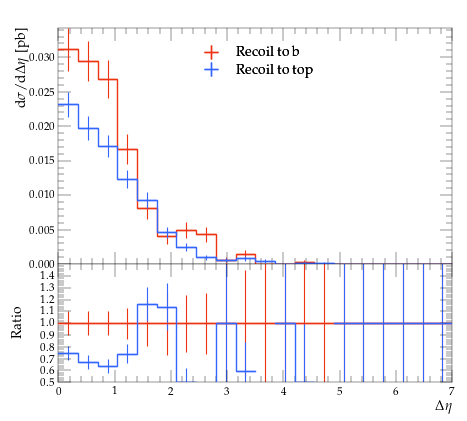

This figure's Python source:
#! /usr/bin/env python

# This Python script was auto-generated using YODA v2.0.2.
# Analysis object: /MC_TTBAR/onelep_jetb_1_l_deta
# Timestamp: 07-08-2026 (11:29:32)

import matplotlib as mpl
import matplotlib.pyplot as plt
mpl.use('Agg') # comment out for interactive use
import os
import numpy as np

plotDir = os.path.split(os.path.realpath(__file__))[0]
if 'YODA_USER_PLOT_PATH' in globals():
    plot_outdir = globals()['YODA_USER_PLOT_PATH']
else:
    plot_outdir = plotDir

#plot style
plt.style.use(os.path.join(plotDir, '../default.mplstyle'))
# plot metadata
figW, figH = plt.rcParams['figure.figsize']
ax_xLabel = r'$\Delta \eta$'
ax_yLabel = r'$\mathrm{d}\sigma/\mathrm{d}\Delta \eta$ [pb]'
ax_title  = r''
ax_xScale = 'linear'
ax_yScale = 'linear'
xLims = (0.0, 7.0)
yLims = (0.0, 0.034278343)

# TeX-friendly labels for the legend
labels = {
    'legend' : ([ r"Recoil to b", r"Recoil to top" ], r""),
}

# Adjust canvas width and height
canvasW = 10.0
canvasH = 9.0
figW *= canvasW/10.
figH *= canvasH/9.

# Create figure and axis objects
fig, (ax, ratio0_ax) = plt.subplots(2, 1, sharex=True,
                  figsize=(figW,figH), gridspec_kw={'height_ratios': (6.0, 3.0)})

# Set figure margins
plt.subplots_adjust(
    left   = 1.0 * plt.rcParams['figure.subplot.left'],
    right  = 1.0 * plt.rcParams['figure.subplot.right'],
    top    = 1.0 * plt.rcParams['figure.subplot.top'],
    bottom = 1.0 * plt.rcParams['figure.subplot.bottom'])

ratio0_ax.yaxis.set_major_locator(mpl.ticker.MultipleLocator(0.1))
ratio0_ax.set_ylim(0.5, 1.4999)
ratio0_ax.set_ylabel('Ratio')

# the numerical data is stored in a separate file
dataf = dict()
prefix = os.path.split(__file__)[0]
if prefix:    prefix = prefix + '/'
exec(open(prefix+'onelep_jetb_1_l_deta__data.py').read(), dataf)


legend_handles = dict() # keep track of handles for the legend

# style options for curves
# starts at zorder>=5 to draw curve on top of legend
styles = {
  'rec_b': {
    'color' : '#EE3311',
    'linestyle' : '-',
    'linewidth' : 1,
    'marker' : 'none',
    'markersize' : 2,
    'capsize' : 0.0,
    'zorder' : 5,
    'histstyle' : 1,
    'drawstyle' : 'steps-pre',
    'xerrorbars' : 1,
    'yerrorbars' : 1,
    'fillcolor' : None,
    'fillopacity' : 1.0,
    'ratio0_linestyle' : '-',
    'ratio0_linewidth' : 1,
    'ratio0_marker' : 'none',
    'ratio0_markersize' : 2,
    'ratio0_capsize' : 0.0,
    'ratio0_zorder' : 5,
    'ratio0_histstyle' : 1,
    'ratio0_drawstyle' : 'steps-pre',
    'ratio0_xerrorbars' : 1,
    'ratio0_yerrorbars' : 1,
  },
  'rec_t': {
    'color' : '#3366FF',
    'linestyle' : '-',
    'linewidth' : 1,
    'marker' : 'none',
    'markersize' : 2,
    'capsize' : 0.0,
    'zorder' : 6,
    'histstyle' : 1,
    'drawstyle' : 'steps-pre',
    'xerrorbars' : 1,
    'yerrorbars' : 1,
    'fillcolor' : None,
    'fillopacity' : 1.0,
    'ratio0_linestyle' : '-',
    'ratio0_linewidth' : 1,
    'ratio0_marker' : 'none',
    'ratio0_markersize' : 2,
    'ratio0_capsize' : 0.0,
    'ratio0_zorder' : 6,
    'ratio0_histstyle' : 1,
    'ratio0_drawstyle' : 'steps-pre',
    'ratio0_xerrorbars' : 1,
    'ratio0_yerrorbars' : 1,
  },
}

# curve from input yoda files in main panel
for label, yvals in dataf['yvals'].items():
    if all(np.isnan(v) for v in dataf['yvals'][label]):
        continue
    tmp = None
    if styles[label]['histstyle']: # draw as histogram
        xpos = dataf['xedges'][label] if styles[label]['drawstyle'] else dataf['xpoints'][label]
        ypos = np.insert(yvals, 0, yvals[0]) if styles[label]['drawstyle'] else yvals
        if styles[label]['fillcolor']: # fill area below curve
            ax.fill_between(xpos, ypos, step='pre',
                            color=styles[label]['fillcolor'],
                            alpha=styles[label]['fillopacity'])
        tmp, = ax.plot(xpos, ypos,
                       color=styles[label]['color'],
                       linestyle=styles[label]['linestyle'],
                       linewidth=styles[label]['linewidth'],
                       drawstyle=styles[label]['drawstyle'], solid_joinstyle='miter',
                       zorder=styles[label]['zorder'], label=label)
    tmp = ax.errorbar(dataf['xpoints'][label], yvals,
                      xerr=np.array(dataf['xerrs'][label])*styles[label]['xerrorbars'],
                      yerr=np.array(dataf['yerrs'][label])*styles[label]['yerrorbars'],
                      fmt=styles[label]['marker'], capsize=styles[label]['capsize'],
                      markersize=styles[label]['markersize'],
                      ecolor=styles[label]['color'],
                      color=styles[label]['color'], zorder=styles[label]['zorder'])
    tmp[-1][0].set_linestyle(styles[label]['linestyle'])
    tmp[-1][0].set_linewidth(styles[label]['linewidth'])
    if label in dataf['add_legend_handle']:  legend_handles[label] = tmp
    for varLabel in dataf['variation_yvals'].keys():
        if varLabel.startswith(label):
            tmp, = ax.plot(dataf['xedges'][label], dataf['variation_yvals'][varLabel],
                           color=styles[label]['color'],
                           linestyle=styles[label]['linestyle'],
                           linewidth=styles[label]['linewidth'],
                           drawstyle='steps-pre', solid_joinstyle='miter',
                           zorder=styles[label]['zorder'], alpha=0.5)


# plots on ratio panel
# curve from input yoda files in ratio panel
for label, yvals in dataf['ratio0_yvals'].items():
    if all(np.isnan(v) for v in yvals):
        continue
    if styles[label]['ratio0_histstyle']: # plot as histogram
        xpos = dataf['xedges']['rec_b'] if styles[label]['ratio0_drawstyle'] else dataf['xpoints']['rec_b']
        ypos = np.insert(yvals, 0, yvals[0]) if styles[label]['ratio0_drawstyle'] else yvals
        ratio0_ax.plot(xpos, ypos,
                       color=styles[label]['color'],
                       linewidth=styles[label]['linewidth'],
                       linestyle=styles[label]['ratio0_linestyle'],
                       drawstyle=styles[label]['ratio0_drawstyle'], zorder=styles[label]['zorder'],
                       solid_joinstyle='miter')
    tmp = ratio0_ax.errorbar(dataf['xpoints']['rec_b'], yvals,
                             xerr=np.array(dataf['ref_xerrs'])*styles[label]['ratio0_xerrorbars'],
                             yerr=np.array(dataf['ratio0_yerrs'][label])*styles[label]['ratio0_yerrorbars'],
                             fmt=styles[label]['ratio0_marker'], capsize=styles[label]['ratio0_capsize'],
                             markersize=styles[label]['ratio0_markersize'],
                             ecolor=styles[label]['color'],
                             color=styles[label]['color'])
    tmp[-1][0].set_linestyle(styles[label]['ratio0_linestyle'])
    tmp[-1][0].set_linewidth(styles[label]['ratio0_linewidth'])

    for varlabel in dataf['ratio0_variation_vals'].keys():
        if varlabel.startswith(label):
            ratio0_ax.plot(dataf['xedges']['rec_b'],
                            dataf['ratio0_variation_vals'][varlabel],
                            color=styles[label]['color'],
                            linestyle=styles[label]['linestyle'],
                            linewidth=styles[label]['linewidth'],
                            drawstyle='steps-pre', solid_joinstyle='miter',
                            zorder=1, alpha=0.5)

legend_items = list(legend_handles.values())
ax.add_artist(ax.legend(legend_items,
                        labels['legend'][0],
                        title=labels['legend'][1],
                        alignment='left',
                        loc='upper center',
                        bbox_to_anchor=(0.5, 0.97)))

# set plot metadata as defined above
ratio0_ax.set_xlabel(ax_xLabel)
ratio0_ax.xaxis.set_label_coords(1., -0.15)
ax.set_ylabel(ax_yLabel, ha='right', va='top')
ax.yaxis.set_label_coords(-0.11, 1.0)
ax.set_title(ax_title, loc='left')
ax.set_xscale(ax_xScale)
ax.set_yscale(ax_yScale)
ax.set_xlim(xLims)
ax.set_ylim(yLims)

# tick formatting
plt.rcParams['xtick.top'] = True
plt.rcParams['ytick.right'] = True
fig.align_ylabels((ax, ratio0_ax))
plt.savefig(os.path.join(plot_outdir, 'onelep_jetb_1_l_deta.pdf'), format='PDF')
plt.savefig(os.path.join(plot_outdir, 'onelep_jetb_1_l_deta.png'), format='PNG')

plt.close(fig)
